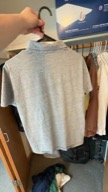
#> input picture tests/fixtures/catalogue/shots/garment_000.jpg, 108 x 192 px
$ python -i html_export.py   (imports and definitions only)
#> lines starting #> are read from the running program, lines starting #| are printed output that depends on the picture; after the words box and inside, x2 and y2 are one past the last pixel; in counts of white or black regions, pixels touching at a corner belong together
"""Write the catalogue as one self-contained page you can open by double-click.

    python -m closetscan.html_export ./out
    python -m closetscan.run ./clips --out ./out --html

Constraints that shaped this file, all of them from `file://`:

- No `fetch`. A page opened from disk cannot read a sibling JSON file, so the
  catalogue is inlined into the HTML as a literal.
- No CDN, so no web fonts. The page asks for the grotesque already on the
  machine (Helvetica Neue, then Arial) and the platform mono, so it looks the
  same offline as online.
- Images are *referenced*, not embedded. A wardrobe of plates is tens of
  megabytes; inlining it produces a file no browser enjoys. The page therefore
  travels with its directory, which is the natural unit anyway.

The page lets the clothes supply the colour: every garment's swatches are
sampled from its own plate at export time, and the page itself stays white and
ink so nothing competes with them. It follows the system light/dark setting and
carries a toggle to override it.
"""

from __future__ import annotations

import argparse
import html
import json
import os
from collections import Counter

import cv2
import numpy as np

from .catalogue import Garment, attribute_values, load_catalogue, read_wear


# ---- colour sampling ------------------------------------------------------

def swatches(path: str, k: int = 3) -> list[str]:
    """Dominant garment colours, as hex. Background is dropped first: these
    plates are a garment on white, so keeping the white would return white."""
#> called with k = 3
    img = cv2.imread(path)
#> img is the input picture: shape (192, 108, 3); mean B, G, R 114.2, 129.2, 141.4
    if img is None:
        return []
    img = cv2.resize(img, (200, 200), interpolation=cv2.INTER_AREA)
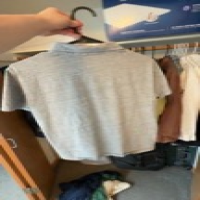
#> img: shape (200, 200, 3); mean B, G, R 114.1, 129.1, 141.3
    grey = cv2.cvtColor(img, cv2.COLOR_BGR2GRAY)
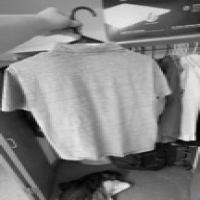
#> grey: shape (200, 200); min 1, max 244, mean 131
    sat = cv2.cvtColor(img, cv2.COLOR_BGR2HSV)[:, :, 1]
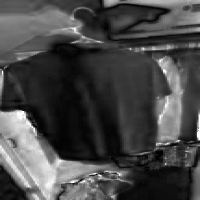
#> sat: shape (200, 200); min 0, max 255, mean 71.3
    mask = (grey < 242) | (sat > 26)
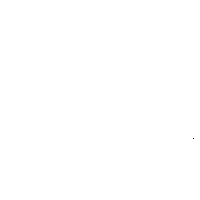
#> mask: shape (200, 200) bool; 100% white; black in thin lines or dots, all inside (x1, y1, x2, y2) = (193, 138, 194, 139)
    px = img[mask]
    if len(px) < 200:
        px = img.reshape(-1, 3)
    px = np.float32(px)
    k = min(k, max(1, len(px) // 50))
#> k = 3
    crit = (cv2.TERM_CRITERIA_EPS + cv2.TERM_CRITERIA_MAX_ITER, 20, 1.0)
    _, labels, centres = cv2.kmeans(px, k, None, crit, 3, cv2.KMEANS_PP_CENTERS)
#> centres = [[167.4, 185.1, 194.9], [41.17, 49.13, 60.56], [101.3, 118.9, 135.5]]
    order = [c for c, _ in Counter(labels.flatten().tolist()).most_common()]
#> order = [0, 2, 1]
    return ["#%02x%02x%02x" % (int(centres[i][2]), int(centres[i][1]),
                               int(centres[i][0])) for i in order]


# [47 lines left out: function build_data, not called in this run]


# ---- page -----------------------------------------------------------------

PAGE = """<!doctype html>
<html lang="en">
<head>
<meta charset="utf-8">
<meta name="viewport" content="width=device-width, initial-scale=1">
<title>__TITLE__</title>
<style>
:root{
  --paper:#ffffff; --surface:#f2f2f2; --ink:#1c1c1c; --muted:#767676;
  --faint:#9a9a9a; --rule:#e6e6e6; --plate:#f7f7f7; --plate-edge:#0000000d;
  --plate-edge-hi:#00000021; --accent:#1c1c1c;
  --sans:"Helvetica Neue",Helvetica,Arial,-apple-system,BlinkMacSystemFont,"Segoe UI",sans-serif;
  --mono:ui-monospace,SFMono-Regular,"SF Mono",Menlo,Consolas,monospace;
}
@media (prefers-color-scheme:dark){
  :root:not([data-theme="light"]){
    --paper:#101010; --surface:#1a1a1a; --ink:#ededed; --muted:#8f8f8f;
    --faint:#6e6e6e; --rule:#272727; --plate:#efefef; --plate-edge:#ffffff14;
    --plate-edge-hi:#ffffff33; --accent:#ededed;
  }
}
:root[data-theme="dark"]{
  --paper:#101010; --surface:#1a1a1a; --ink:#ededed; --muted:#8f8f8f;
  --faint:#6e6e6e; --rule:#272727; --plate:#efefef; --plate-edge:#ffffff14;
  --plate-edge-hi:#ffffff33; --accent:#ededed;
}
*{box-sizing:border-box}
html{-webkit-text-size-adjust:100%}
body{margin:0;background:var(--paper);color:var(--ink);font-family:var(--sans);
  font-size:14px;line-height:1.55;-webkit-font-smoothing:antialiased}
.wrap{max-width:1280px;margin:0 auto;padding-inline:max(24px,4vw)}
:focus-visible{outline:2px solid var(--accent);outline-offset:4px}

/* masthead */
header{padding-block:56px 24px}
.kicker{font-family:var(--mono);font-size:11px;color:var(--faint);margin:0 0 16px}
h1{font-weight:500;font-size:clamp(2rem,4.4vw,3.6rem);line-height:1.05;
  letter-spacing:-.035em;margin:0;text-wrap:balance}
.lede{margin:18px 0 0;max-width:56ch;color:var(--muted);font-size:15px;
  line-height:1.65}
.facts{display:flex;flex-wrap:wrap;gap:6px 26px;margin:28px 0 0;padding:16px 0 0;
  border-top:1px solid var(--rule);font-family:var(--mono);font-size:11px;
  color:var(--muted);font-variant-numeric:tabular-nums}
.facts b{color:var(--ink);font-weight:400}

/* filter rail */
.rail{position:sticky;top:0;z-index:5;background:var(--paper);
  border-bottom:1px solid var(--rule);padding-block:12px;margin-top:28px}
.rail-in{display:flex;gap:7px;align-items:center;flex-wrap:wrap;
  max-width:1280px;margin:0 auto;padding-inline:max(24px,4vw)}
.chip{font-size:12px;padding:8px 14px;border:1px solid var(--rule);
  border-radius:999px;background:none;color:var(--muted);cursor:pointer;
  font-family:inherit;transition:border-color .18s,color .18s,background-color .18s}
.chip:hover{border-color:var(--muted);color:var(--ink)}
.chip[aria-pressed="true"]{background:var(--ink);border-color:var(--ink);
  color:var(--paper)}
.count{margin-left:auto;font-family:var(--mono);font-size:11px;color:var(--faint);
  font-variant-numeric:tabular-nums}
#theme{margin-left:10px}

/* grid */
.grid{display:grid;gap:30px 20px;padding-block:34px 64px;
  grid-template-columns:repeat(auto-fill,minmax(224px,1fr))}
.card{border:0;background:none;padding:0;text-align:left;cursor:pointer;
  font:inherit;color:inherit;display:flex;flex-direction:column;gap:12px}
/* The plates carry their own near-white ground, and it is not identical from
   image to image. Letting each one fill its tile hides that variation; a tile
   colour showing through as a border would not. */
.shot{background:var(--plate);border-radius:16px;aspect-ratio:1/1;
  overflow:hidden;display:block;box-shadow:inset 0 0 0 1px var(--plate-edge);
  transition:box-shadow .2s}
.shot img{width:100%;height:100%;object-fit:cover;display:block}
.card:hover .shot{box-shadow:inset 0 0 0 1px var(--plate-edge-hi)}
.cap{display:flex;flex-direction:column;gap:6px}
.cname{font-size:14px;font-weight:500;line-height:1.3;letter-spacing:-.01em}
.cmeta{font-family:var(--mono);font-size:11px;color:var(--faint)}
.dots{display:flex;gap:5px;margin-top:2px}
.dot{width:10px;height:10px;border-radius:50%;box-shadow:inset 0 0 0 1px #00000012}
.empty{grid-column:1/-1;color:var(--muted);padding-block:40px}

/* detail */
dialog{border:0;padding:0;max-width:min(1080px,94vw);width:100%;
  border-radius:24px;background:var(--paper);color:var(--ink);max-height:92vh;
  box-shadow:0 30px 80px #00000026}
dialog::backdrop{background:#0c0c0ccc;backdrop-filter:blur(6px)}
.d-in{padding:28px 30px 38px}
.d-top{display:flex;justify-content:space-between;align-items:flex-start;gap:16px}
.d-name{font-weight:500;font-size:clamp(1.4rem,3vw,2rem);line-height:1.1;
  margin:0;letter-spacing:-.03em}
.d-desc{color:var(--muted);margin:10px 0 0;max-width:62ch;font-size:13px}
.x{font-family:var(--mono);font-size:14px;background:none;
  border:1px solid var(--rule);border-radius:999px;width:34px;height:34px;
  cursor:pointer;color:var(--muted);flex:none}
.x:hover{background:var(--surface);color:var(--ink)}
.d-plates{display:grid;grid-template-columns:1fr 1fr;gap:16px;margin-top:24px}
.d-plates figure{margin:0}
figcaption{font-family:var(--mono);font-size:11px;color:var(--faint);margin-top:8px}
.spec{display:grid;grid-template-columns:repeat(auto-fit,minmax(150px,1fr));
  gap:16px 22px;margin-top:24px;padding:20px;border-radius:16px;
  background:var(--surface)}
.spec dt{font-family:var(--mono);font-size:11px;color:var(--faint)}
.spec dd{margin:5px 0 0;font-size:13px}
.spec dd.un{color:var(--faint)}
.said{margin-top:26px;padding-top:24px;border-top:1px solid var(--rule)}
.said h3{font-size:15px;font-weight:500;margin:0 0 14px}
.pull{font-size:clamp(1rem,2vw,1.25rem);line-height:1.45;margin:0 0 18px;
  max-width:52ch;letter-spacing:-.015em;text-wrap:balance}
.said-grid{display:grid;grid-template-columns:repeat(auto-fit,minmax(190px,1fr));
  gap:16px 24px;margin:0 0 20px}
.said-grid dt{font-family:var(--mono);font-size:11px;color:var(--faint)}
.said-grid dd{margin:5px 0 0;font-size:13px}
.quotes{list-style:none;margin:0;padding:0}
.quotes li{padding:6px 0;display:flex;gap:11px;align-items:baseline}
.quotes time{font-family:var(--mono);font-size:11px;color:var(--faint);
  font-variant-numeric:tabular-nums;flex:none;background:var(--surface);
  border-radius:999px;padding:4px 9px}
.quotes span{color:var(--muted);font-size:13px}
.badge{font-size:15px;line-height:0;vertical-align:-4px;
  margin-left:3px;color:var(--faint)}
.prov{margin-top:26px;padding-top:24px;border-top:1px solid var(--rule)}
.prov h3{font-size:15px;font-weight:500;margin:0 0 6px}
.prov p{color:var(--muted);margin:0 0 16px;font-size:13px;max-width:64ch}
.strip{display:flex;gap:10px;overflow-x:auto;padding-bottom:6px}
.strip figure{margin:0;flex:none;width:116px}
.strip img{width:100%;aspect-ratio:3/4;object-fit:cover;display:block;
  border-radius:10px;box-shadow:inset 0 0 0 1px var(--plate-edge)}
.strip figcaption{margin-top:6px}
.tag{display:inline-block;font-family:var(--mono);font-size:10px;
  border:1px solid var(--rule);padding:2px 7px;border-radius:999px;
  color:var(--muted);margin-right:6px}
footer{border-top:1px solid var(--rule);padding-block:26px 56px;
  color:var(--faint);font-size:13px;max-width:66ch;line-height:1.7}
footer code{font-family:var(--mono);font-size:12px}
@media (max-width:640px){
  .d-plates{grid-template-columns:1fr}
  .grid{grid-template-columns:repeat(auto-fill,minmax(150px,1fr));gap:24px 12px}
  .d-in{padding:20px 20px 30px}
  header{padding-block:36px 20px}
}
@media (prefers-reduced-motion:reduce){*{transition:none!important}}
</style>
</head>
<body>
<div class="wrap">
  <header>
    <p class="kicker">__KICKER__</p>
    <h1>__H1__</h1>
    <p class="lede">__LEDE__</p>
    <div class="facts" id="facts"></div>
  </header>
</div>

<nav class="rail"><div class="rail-in" id="rail"></div></nav>

<div class="wrap">
  <div class="grid" id="grid"></div>
  <footer>
    <p>Every plate on this page is <b>generated</b> from video frames, not
    photographed. Open a garment to see the frames it was built from: those are
    the evidence. Where a plate shows a detail no frame shows, the detail is
    invented.</p>
    <p id="narrnote" hidden>Quotes are transcribed from the walkthrough audio
    and matched to whichever garment was on screen as they were spoken. The
    summary lines are a reading of those words; the timestamped quotes are the
    words themselves.</p>
    <p>Built by closetscan from <code id="fclip"></code>. This page reads only
    files in this folder &mdash; move the folder, not the file.</p>
  </footer>
</div>

<dialog id="d"><div class="d-in" id="dbody"></div></dialog>

<script>
const DATA = __DATA__;
const $ = (s) => document.querySelector(s);
const esc = (s) => String(s ?? "").replace(/[&<>"]/g, c =>
  ({"&":"&amp;","<":"&lt;",">":"&gt;",'"':"&quot;"}[c]));
const titleCase = (s) => String(s).charAt(0).toUpperCase() + String(s).slice(1);
const UNKNOWN = v => v === undefined || v === null || v === "" ||
  v === "unknown" || (Array.isArray(v) && v.length === 0);

/* facts strip */
const m = DATA.meta;
$("#facts").innerHTML = [
  ["Garments", m.n_garments], ["Candidate rows", m.n_rows],
  ["Frames scored", m.n_frames], ["Seen over", m.span],
  ...(m.n_narrated ? [["Narrated", m.n_narrated]] : []),
  ["Embedder", m.embedder],
].filter(([, v]) => v !== undefined && v !== null)
 .map(([k, v]) => `${k} <b>${esc(v)}</b>`).join("");
$("#fclip").textContent = m.clip || "a closet walkthrough";
if (m.n_narrated) $("#narrnote").hidden = false;

/* filters, built from the attributes this catalogue actually has */
let active = "all";
const cats = [...new Set(DATA.items.map(i => i.attributes.category)
  .filter(c => c && c !== "unknown"))].sort();
function drawRail() {
  const chips = [["all", "Everything"], ...cats.map(c => [c, titleCase(c)])];
  $("#rail").innerHTML = chips.map(([v, label]) =>
    `<button class="chip" data-v="${esc(v)}" aria-pressed="${active === v}">${esc(label)}</button>`
  ).join("") +
  `<span class="count" id="count"></span>` +
  `<button class="chip" id="theme" title="Toggle light and dark">Theme</button>`;
}
function shown() {
  return active === "all" ? DATA.items
    : DATA.items.filter(i => i.attributes.category === active);
}
function drawGrid() {
  const items = shown();
  $("#count").textContent = items.length + (items.length === 1 ? " item" : " items");
  $("#grid").innerHTML = items.length ? items.map(i => `
    <button class="card" data-id="${i.id}">
      <span class="shot">${i.hero ? `<img src="${esc(i.hero)}" alt="${esc(i.name)}" loading="lazy">` : ""}</span>
      <span class="cap">
        <span class="cname">${esc(i.name)}</span>
        <span class="cmeta">${esc(i.attributes.subcategory && i.attributes.subcategory !== "unknown"
            ? i.attributes.subcategory : (i.attributes.category || ""))}${
          i.narration && (i.narration.summary || (i.narration.quotes || []).length)
            ? ` <span class="badge" title="the wearer talked about this one">&#8220;</span>` : ""}</span>
        <span class="dots">${i.swatches.map(s =>
          `<span class="dot" style="background:${esc(s)}"></span>`).join("")}</span>
      </span>
    </button>`).join("")
    : `<p class="empty">Nothing in this category.</p>`;
}
function render() { drawRail(); drawGrid(); }
render();

document.addEventListener("click", (e) => {
  const chip = e.target.closest(".chip[data-v]");
  if (chip) { active = chip.dataset.v; render(); return; }
  if (e.target.closest("#theme")) {
    const root = document.documentElement;
    const dark = root.dataset.theme
      ? root.dataset.theme === "dark"
      : matchMedia("(prefers-color-scheme: dark)").matches;
    root.dataset.theme = dark ? "light" : "dark";
    return;
  }
  const card = e.target.closest(".card");
  if (card) open(card.dataset.id);
});

/* detail */
const SPEC = ["category", "subcategory", "pattern", "material", "formality",
              "season", "colours"];
function open(id) {
  const i = DATA.items.find(x => x.id === id);
  if (!i) return;
  const plates = i.plates.map(p => `
    <figure>
      <span class="shot"><img src="${esc(p.file)}" alt="${esc(i.name)}, ${esc(p.view)}"></span>
      <figcaption>${esc(p.view)} &middot; generated</figcaption>
    </figure>`).join("");
  const spec = SPEC.filter(k => k in i.attributes).map(k => {
    const v = i.attributes[k];
    const text = Array.isArray(v) ? v.join(", ") : v;
    return `<div><dt>${esc(k)}</dt><dd class="${UNKNOWN(v) ? "un" : ""}">${
      UNKNOWN(v) ? "not known" : esc(text)}</dd></div>`;
  }).join("");
  const frames = i.frames.map(f => `
    <figure>
      <img src="${esc(f.file)}" alt="source frame at ${esc(f.t)} seconds" loading="lazy">
      <figcaption>${esc(f.t)}s &middot; ${esc(f.view)}</figcaption>
    </figure>`).join("");
  const n = i.narration || {};
  const refs = (n.refers_to || []).map(r => esc(r.name)).join(", ");
  const said = ["material", "provenance", "sentiment"]
    .filter(k => n[k]).map(k =>
      `<div><dt>${k === "provenance" ? "where it&rsquo;s from" : k}</dt>` +
      `<dd>${esc(n[k])}</dd></div>`).join("");
  const raw = n.quotes || [];
  const fixed = n.corrected_quotes || [];
  // Only pair corrected text with timestamps when the arrays line up one to
  // one. The correction pass drops filler, so a mismatch means every stamp
  // after the first dropped line belongs to a different sentence.
  const qlist = (fixed.length === raw.length && raw.length)
    ? raw.map((q, k) => ({ text: fixed[k], start: q.start }))
    : raw;
  const quotes = qlist.map(q =>
    `<li><time>${q.start != null ? esc(q.start) + "s" : ""}</time>` +
    `<span>${esc(q.text)}</span></li>`).join("");
  const narration = (n.summary || said || quotes || refs) ? `
    <div class="said">
      <h3>In their words</h3>
      ${n.summary ? `<p class="pull">${esc(n.summary)}</p>` : ""}
      ${said || refs ? `<dl class="said-grid">${said}${
        refs ? `<div><dt>also mentioned</dt><dd>${refs}</dd></div>` : ""}</dl>` : ""}
      ${quotes ? `<ul class="quotes">${quotes}</ul>` : ""}
    </div>` : "";
  $("#dbody").innerHTML = `
    <div class="d-top">
      <div>
        <h2 class="d-name">${esc(i.name)}</h2>
        ${i.description ? `<p class="d-desc">${esc(i.description)}</p>` : ""}
      </div>
      <button class="x" id="close" aria-label="Close">&times;</button>
    </div>
    ${plates ? `<div class="d-plates">${plates}</div>` : ""}
    <dl class="spec">${spec}
      <div><dt>seen in clip</dt><dd>${esc(i.first_seen_s)}&ndash;${esc(i.last_seen_s)}s</dd></div>
      <div><dt>frames kept</dt><dd>${esc(i.observations)}</dd></div>
      ${i.worn ? `<div><dt>times worn</dt><dd>${esc(i.worn)}</dd></div>` : ""}
    </dl>
    ${narration}
    <div class="prov">
      <h3>Source frames &mdash; the evidence</h3>
      <p><span class="tag">plate</span>generated above.
         <span class="tag">frame</span>photographed below, from
         ${esc(i.clip || "the walkthrough")}.
         ${i.grouping && i.grouping.reason ? esc(i.grouping.reason) : ""}</p>
      <div class="strip">${frames}</div>
    </div>`;
  $("#d").showModal();
}
$("#d").addEventListener("click", (e) => {
  if (e.target.id === "close" || e.target.id === "d") $("#d").close();
});
document.addEventListener("keydown", (e) => {
  if (!$("#d").open || !["ArrowRight", "ArrowLeft"].includes(e.key)) return;
  const items = shown();
  const cur = items.findIndex(x => x.id === $("#d").dataset.id);
  const next = items[(cur + (e.key === "ArrowRight" ? 1 : -1) + items.length) % items.length];
  if (next) open(next.id);
});
const _open = open;
open = (id) => { $("#d").dataset.id = id; _open(id); };
</script>
</body>
</html>
"""


# [42 lines left out: functions render, write_html, main, not called in this run]


# [2 lines not run here, left out]

>>> result = swatches('../tests/fixtures/catalogue/shots/garment_000.jpg')
#> result = ['#c2b9a7', '#877665', '#3c3129']

$ run again, on tests/fixtures/catalogue/shots/garment_002.jpg
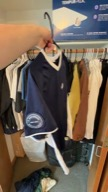
#> input picture tests/fixtures/catalogue/shots/garment_002.jpg, 108 x 192 px
#> in swatches, img is the input picture: shape (192, 108, 3); mean B, G, R 84.4, 99.8, 115.6
#> img: shape (200, 200, 3)
#> in swatches, `grey = cv2.cvtColor(img, cv2.COLOR_BGR2GRAY)`:
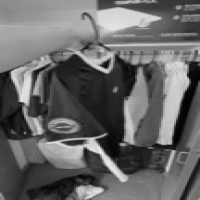
#> grey: shape (200, 200); min 1, max 242, mean 102.7
#> in swatches, `sat = cv2.cvtColor(img, cv2.COLOR_BGR2HSV)[:, :, 1]`:
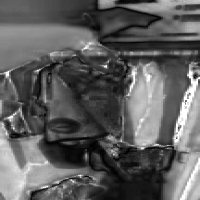
#> sat: shape (200, 200); min 0, max 255, mean 93.6
#> mask: shape (200, 200) bool; 100% white; black in thin lines or dots, all inside (x1, y1, x2, y2) = (100, 151, 101, 152)
#> k = 3
#> centres = [[41.43, 42.92, 49.64], [146.2, 175.8, 198.1], [91.13, 113.2, 135.4]]
#> order = [0, 2, 1]
#> result = ['#312a29', '#87715b', '#c6af92']

$ run again, on tests/fixtures/catalogue/shots/garment_001_view0.jpg
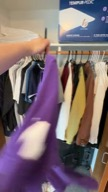
#> input picture tests/fixtures/catalogue/shots/garment_001_view0.jpg, 108 x 192 px
#> in swatches, img is the input picture: shape (192, 108, 3); mean B, G, R 112.1, 107.3, 125.2
#> img: shape (200, 200, 3)
#> in swatches, `grey = cv2.cvtColor(img, cv2.COLOR_BGR2GRAY)`:
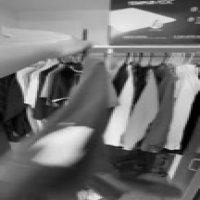
#> grey: shape (200, 200); min 0, max 242, mean 113.1
#> in swatches, `sat = cv2.cvtColor(img, cv2.COLOR_BGR2HSV)[:, :, 1]`:
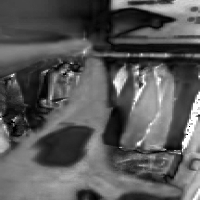
#> sat: shape (200, 200); min 0, max 255, mean 88.7
#> mask: shape (200, 200) bool; 100% white; black in thin lines or dots, all inside (x1, y1, x2, y2) = (26, 102, 27, 103)
#> k = 3
#> centres = [[58.39, 44.65, 58.52], [171.2, 189.4, 205.6], [122.7, 110, 133.2]]
#> order = [0, 2, 1]
#> result = ['#3a2c3a', '#856e7a', '#cdbdab']

$ run again, on tests/fixtures/catalogue/shots/garment_001_view1.jpg
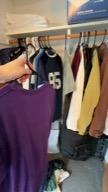
#> input picture tests/fixtures/catalogue/shots/garment_001_view1.jpg, 108 x 192 px
#> in swatches, img is the input picture: shape (192, 108, 3); mean B, G, R 93.7, 95.3, 112.4
#> img: shape (200, 200, 3)
#> in swatches, `grey = cv2.cvtColor(img, cv2.COLOR_BGR2GRAY)`:
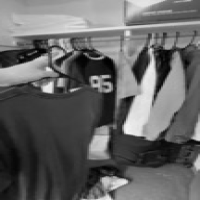
#> grey: shape (200, 200); min 0, max 247, mean 100.2
#> in swatches, `sat = cv2.cvtColor(img, cv2.COLOR_BGR2HSV)[:, :, 1]`:
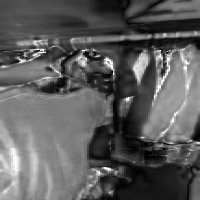
#> sat: shape (200, 200); min 0, max 255, mean 92.4
#> mask: shape (200, 200) bool; 100% white; black in thin lines or dots, all inside (x1, y1, x2, y2) = (126, 124, 131, 133)
#> k = 3
#> centres = [[99.27, 105.1, 116.2], [144.2, 175.3, 194.9], [57.12, 36.91, 55.74]]
#> order = [2, 1, 0]
#> result = ['#372439', '#c2af90', '#746963']
